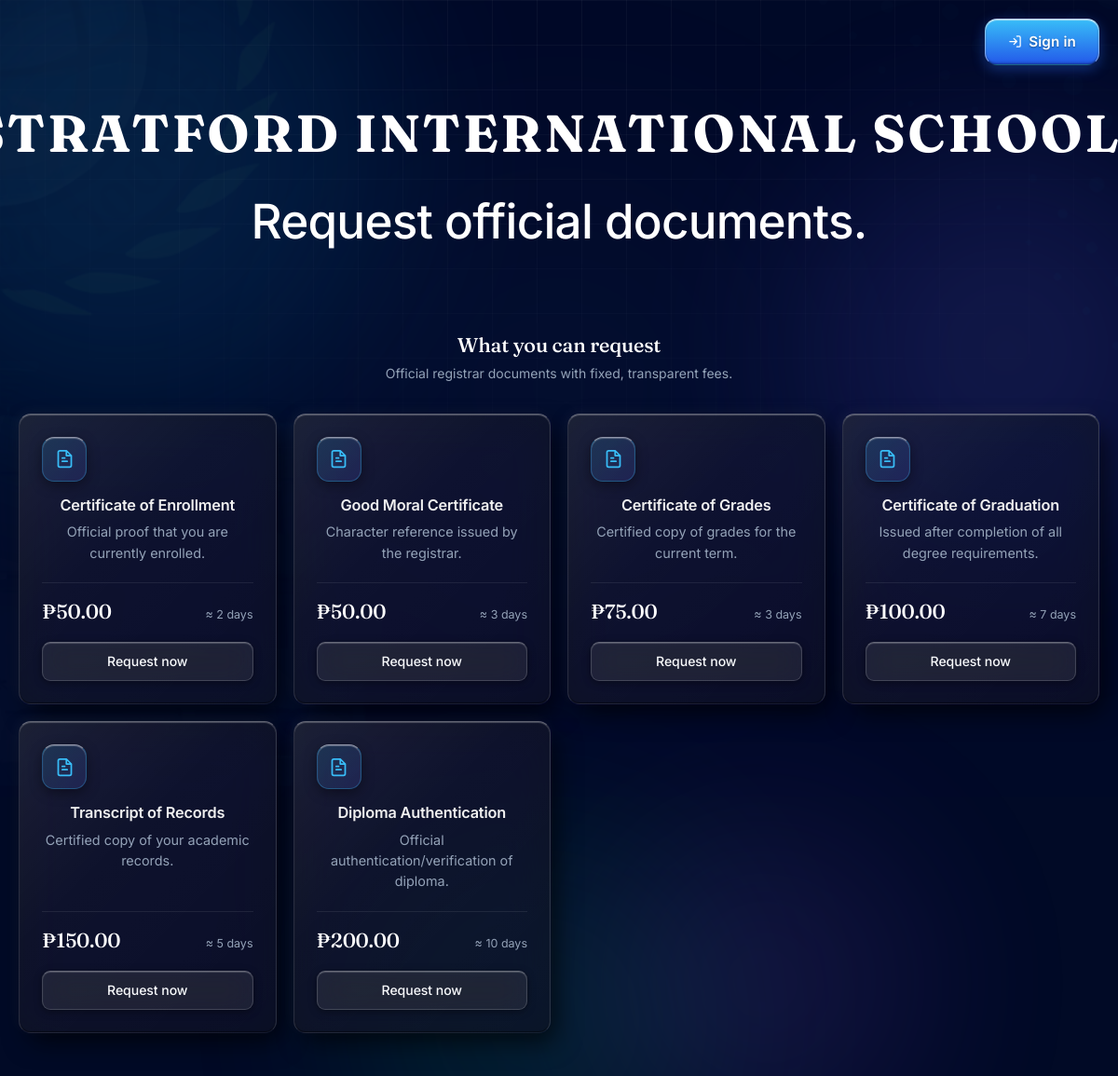
The page / on the database its author committed.
### tables this page shows
CREATE TABLE IF NOT EXISTS services (
    id               INT UNSIGNED AUTO_INCREMENT PRIMARY KEY,
    name             VARCHAR(120) NOT NULL,
    description      VARCHAR(300) DEFAULT NULL,
    fee              DECIMAL(10,2) NOT NULL DEFAULT 0.00,
    processing_days  TINYINT UNSIGNED NOT NULL DEFAULT 3,
    is_active        TINYINT(1) NOT NULL DEFAULT 1,
    created_at       DATETIME NOT NULL DEFAULT CURRENT_TIMESTAMP,
    UNIQUE KEY uq_services_name  (name),
    KEY idx_services_active      (is_active),
    CONSTRAINT chk_services_fee  CHECK (fee >= 0),
    CONSTRAINT chk_services_days CHECK (processing_days BETWEEN 1 AND 60)
);

### config/database.php (called while the page is built, shortened)
<?php
function db(): PDO
{
    static $pdo = null;
    if ($pdo === null) {
        try {
            $dsn = 'mysql:host=' . DB_HOST . ';port=' . DB_PORT . ';dbname=' . DB_NAME . ';charset=utf8mb4';
            $options = [
                PDO::ATTR_ERRMODE            => PDO::ERRMODE_EXCEPTION,
                PDO::ATTR_DEFAULT_FETCH_MODE => PDO::FETCH_ASSOC,
                PDO::ATTR_EMULATE_PREPARES   => false,
            ];
            $pdo = new PDO($dsn, DB_USER, DB_PASS, $options);
        } catch (PDOException $e) {
            error_log('DB connection failed: ' . $e->getMessage());
            http_response_code(500);
            $isDev = APP_ENV === 'development' || APP_ENV === 'dev';
            exit($isDev ? 'Database connection failed: ' . htmlspecialchars($e->getMessage()) : 'Database connection failed.');
        }
    }
    return $pdo;
}

### index.php (the view, shortened to what this page needs)
<?php
require_once __DIR__ . '/config/database.php';
require_once __DIR__ . '/includes/functions.php';
function url_simple(string $path = ''): string
{
    $base = defined('APP_URL') && APP_URL !== '' ? rtrim(APP_URL, '/') . '/' : '/lendb/student-e-request-v/';
    return $base . ltrim($path, '/');
}
$services = db()->query('SELECT * FROM services WHERE is_active = 1 ORDER BY fee, name')->fetchAll();
$services_subtitle = get_setting('services_subtitle', 'Official registrar documents with fixed, transparent fees.');
?>
<!DOCTYPE html>
<html lang="en">
<head>
<link rel="stylesheet" href="<?= url_simple('assets/style.css') ?>">
<link rel="stylesheet" href="<?= url_simple('assets/glass.css') ?>">
</head>
<body class="mode-public">
<div class="background-image" aria-hidden="true"></div>
<div class="blue-overlay" aria-hidden="true"></div>
<div class="backdrop" aria-hidden="true">
    <div class="orb orb-a"></div><div class="orb orb-b"></div>
    <div class="orb orb-center"></div>
    <div class="orb orb-c"></div><div class="orb orb-d"></div>
    <div class="grid-overlay"></div>
</div>
<main class="main">
<section class="hero" style="text-align: center;">
    <div class="hero-inner" style="text-align: center; margin: 0 auto;">
        <p class="school-title">Stratford International School</p>
        <h1>Request official documents.</h1>
    </div>
</section>
<a class="btn btn-primary btn-lg signin-button" href="<?= url_simple('login.php') ?>"><?= icon('login') ?> Sign in</a>
<section class="section" id="services" style="text-align: center;">
    <div class="container" style="text-align: center; margin: 0 auto; max-width: 1240px;">
        <div class="section-head" style="text-align: center;">
            <h2>What you can request</h2>
            <p class="muted"><?= e($services_subtitle) ?></p>
        </div>
        <div class="card-grid" style="margin: 0 auto; max-width: 1200px; display: flex; flex-wrap: wrap; gap: 18px; justify-content: center;">
            <?php foreach ($services as $s): ?>
                <article class="glass card service-card" style="flex: 0 0 calc(33.333% - 12px); max-width: 340px;">
                    <span class="service-icon"><?= icon('doc', 'ic ic-lg') ?></span>
                    <h3><?= e($s['name']) ?></h3>
                    <p class="muted"><?= e($s['description'] ?: 'Official document issued by the registrar.') ?></p>
                    <div class="service-foot">
                        <span class="price"><?= peso($s['fee']) ?></span>
                        <span class="muted small">≈ <?= (int) $s['processing_days'] ?> day<?= (int) $s['processing_days'] === 1 ? '' : 's' ?></span>
                    </div>
                    <a class="btn btn-soft btn-block" href="<?= url_simple('guest-request.php?service=' . $s['id']) ?>">Request now</a>
                </article>
            <?php endforeach; ?>
        </div>
    </div>
</section>
</main>
</body>
</html>

### includes/functions.php (shortened to what this page needs)
<?php
require_once __DIR__ . '/../config/database.php';
function e(mixed $value): string
{
    return htmlspecialchars((string) $value, ENT_QUOTES | ENT_SUBSTITUTE, 'UTF-8');
}
function peso(float|int|string|null $amount): string
{
    return '₱' . number_format((float) $amount, 2);
}
function icon(string $name, string $class = 'ic'): string
{
    $d = $paths[$name] ?? $paths['info'];
    return '<svg class="' . e($class) . '" viewBox="0 0 24 24" fill="none" stroke="currentColor" stroke-width="2" stroke-linecap="round" stroke-linejoin="round" aria-hidden="true"><path d="' . $d . '"/></svg>';
}
function get_setting(string $key, string $default = ''): string
{
    static $cache = null;
    if ($cache === null) {
        try {
            $rows = db()->query('SELECT setting_key, setting_value FROM site_settings')->fetchAll(PDO::FETCH_KEY_PAIR);
            $cache = is_array($rows) ? $rows : [];
        } catch (Throwable) {
            $cache = [];
        }
    }
    return $cache[$key] ?? $default;
}

### index.php (style rules this page uses)
body.mode-public { background: transparent !important; }
body.mode-public::before { display: none !important; }
body.mode-public::after { display: none !important; }
.background-image { position: fixed; inset: 0; background-image: url('http://localhost/lendb/student-e-request-v/assets/background.png'); background-size: cover; background-position: center -300px; background-repeat: no-repeat; z-index: -4; }
.blue-overlay { position: fixed; inset: 0; background: rgba(0, 10, 40, 0.95); z-index: -3; pointer-events: none; }
.backdrop { z-index: -2; }
.school-title { font-size: clamp(2.5rem, 5vw, 3.5rem); font-weight: 700; color: #ffffff; margin-bottom: 12px; letter-spacing: 0.05em; text-transform: uppercase; white-space: nowrap; text-align: left; margin-left: -20%; font-family: 'Fraunces', Georgia, serif; }
.hero h1 { font-family: 'Inter', system-ui, -apple-system, sans-serif; }
.signin-button { position: fixed; top: 20px; right: 20px; z-index: 100; }
.hero-inner { text-align: center !important; margin: 0 auto !important; }
.section { text-align: center !important; }
.section-head { text-align: center !important; }
.card-grid { margin: 0 auto !important; max-width: 1200px !important; display: grid !important; grid-template-columns: repeat(auto-fit, minmax(260px, 1fr)) !important; gap: 18px !important; justify-content: center !important; }
.container { text-align: center !important; max-width: 1240px !important; margin: 0 auto !important; padding: 0 20px !important; }

### rows shown on the page
services: name "Certificate of Enrollment", description "Official proof that you are currently enrolled.", fee "₱50.00", processing_days "2"
services: name "Good Moral Certificate", description "Character reference issued by the registrar.", fee "₱50.00", processing_days "3"
services: name "Certificate of Grades", description "Certified copy of grades for the current term.", fee "₱75.00", processing_days "3"
services: name "Certificate of Graduation", description "Issued after completion of all degree requirements.", fee "₱100.00", processing_days "7"
services: name "Transcript of Records", description "Certified copy of your academic records.", fee "₱150.00", processing_days "5"
services: name "Diploma Authentication", description "Official authentication/verification of diploma.", fee "₱200.00", processing_days "10"

### other values the page prints
$services_subtitle "Official registrar documents with fixed, transparent fees."
